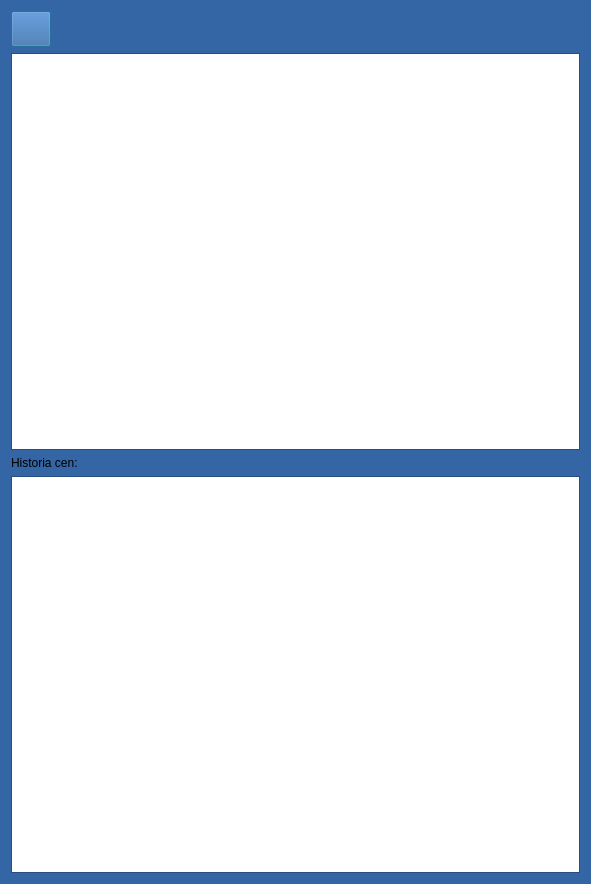
<?xml version="1.0" encoding="UTF-8"?>
<ui version="4.0">
 <class>skoryDialog</class>
 <widget class="QDialog" name="skoryDialog">
  <property name="geometry">
   <rect>
    <x>0</x>
    <y>0</y>
    <width>591</width>
    <height>884</height>
   </rect>
  </property>
  <property name="palette">
   <palette>
    <active>
     <colorrole role="WindowText">
      <brush brushstyle="SolidPattern">
       <color alpha="255">
        <red>0</red>
        <green>0</green>
        <blue>0</blue>
       </color>
      </brush>
     </colorrole>
     <colorrole role="Button">
      <brush brushstyle="SolidPattern">
       <color alpha="255">
        <red>52</red>
        <green>101</green>
        <blue>164</blue>
       </color>
      </brush>
     </colorrole>
     <colorrole role="Light">
      <brush brushstyle="SolidPattern">
       <color alpha="255">
        <red>78</red>
        <green>152</green>
        <blue>246</blue>
       </color>
      </brush>
     </colorrole>
     <colorrole role="Midlight">
      <brush brushstyle="SolidPattern">
       <color alpha="255">
        <red>65</red>
        <green>126</green>
        <blue>205</blue>
       </color>
      </brush>
     </colorrole>
     <colorrole role="Dark">
      <brush brushstyle="SolidPattern">
       <color alpha="255">
        <red>26</red>
        <green>50</green>
        <blue>82</blue>
       </color>
      </brush>
     </colorrole>
     <colorrole role="Mid">
      <brush brushstyle="SolidPattern">
       <color alpha="255">
        <red>34</red>
        <green>67</green>
        <blue>109</blue>
       </color>
      </brush>
     </colorrole>
     <colorrole role="Text">
      <brush brushstyle="SolidPattern">
       <color alpha="255">
        <red>0</red>
        <green>0</green>
        <blue>0</blue>
       </color>
      </brush>
     </colorrole>
     <colorrole role="BrightText">
      <brush brushstyle="SolidPattern">
       <color alpha="255">
        <red>255</red>
        <green>255</green>
        <blue>255</blue>
       </color>
      </brush>
     </colorrole>
     <colorrole role="ButtonText">
      <brush brushstyle="SolidPattern">
       <color alpha="255">
        <red>0</red>
        <green>0</green>
        <blue>0</blue>
       </color>
      </brush>
     </colorrole>
     <colorrole role="Base">
      <brush brushstyle="SolidPattern">
       <color alpha="255">
        <red>255</red>
        <green>255</green>
        <blue>255</blue>
       </color>
      </brush>
     </colorrole>
     <colorrole role="Window">
      <brush brushstyle="SolidPattern">
       <color alpha="255">
        <red>52</red>
        <green>101</green>
        <blue>164</blue>
       </color>
      </brush>
     </colorrole>
     <colorrole role="Shadow">
      <brush brushstyle="SolidPattern">
       <color alpha="255">
        <red>0</red>
        <green>0</green>
        <blue>0</blue>
       </color>
      </brush>
     </colorrole>
     <colorrole role="AlternateBase">
      <brush brushstyle="SolidPattern">
       <color alpha="255">
        <red>153</red>
        <green>178</green>
        <blue>209</blue>
       </color>
      </brush>
     </colorrole>
     <colorrole role="ToolTipBase">
      <brush brushstyle="SolidPattern">
       <color alpha="255">
        <red>255</red>
        <green>255</green>
        <blue>220</blue>
       </color>
      </brush>
     </colorrole>
     <colorrole role="ToolTipText">
      <brush brushstyle="SolidPattern">
       <color alpha="255">
        <red>0</red>
        <green>0</green>
        <blue>0</blue>
       </color>
      </brush>
     </colorrole>
    </active>
    <inactive>
     <colorrole role="WindowText">
      <brush brushstyle="SolidPattern">
       <color alpha="255">
        <red>0</red>
        <green>0</green>
        <blue>0</blue>
       </color>
      </brush>
     </colorrole>
     <colorrole role="Button">
      <brush brushstyle="SolidPattern">
       <color alpha="255">
        <red>52</red>
        <green>101</green>
        <blue>164</blue>
       </color>
      </brush>
     </colorrole>
     <colorrole role="Light">
      <brush brushstyle="SolidPattern">
       <color alpha="255">
        <red>78</red>
        <green>152</green>
        <blue>246</blue>
       </color>
      </brush>
     </colorrole>
     <colorrole role="Midlight">
      <brush brushstyle="SolidPattern">
       <color alpha="255">
        <red>65</red>
        <green>126</green>
        <blue>205</blue>
       </color>
      </brush>
     </colorrole>
     <colorrole role="Dark">
      <brush brushstyle="SolidPattern">
       <color alpha="255">
        <red>26</red>
        <green>50</green>
        <blue>82</blue>
       </color>
      </brush>
     </colorrole>
     <colorrole role="Mid">
      <brush brushstyle="SolidPattern">
       <color alpha="255">
        <red>34</red>
        <green>67</green>
        <blue>109</blue>
       </color>
      </brush>
     </colorrole>
     <colorrole role="Text">
      <brush brushstyle="SolidPattern">
       <color alpha="255">
        <red>0</red>
        <green>0</green>
        <blue>0</blue>
       </color>
      </brush>
     </colorrole>
     <colorrole role="BrightText">
      <brush brushstyle="SolidPattern">
       <color alpha="255">
        <red>255</red>
        <green>255</green>
        <blue>255</blue>
       </color>
      </brush>
     </colorrole>
     <colorrole role="ButtonText">
      <brush brushstyle="SolidPattern">
       <color alpha="255">
        <red>0</red>
        <green>0</green>
        <blue>0</blue>
       </color>
      </brush>
     </colorrole>
     <colorrole role="Base">
      <brush brushstyle="SolidPattern">
       <color alpha="255">
        <red>255</red>
        <green>255</green>
        <blue>255</blue>
       </color>
      </brush>
     </colorrole>
     <colorrole role="Window">
      <brush brushstyle="SolidPattern">
       <color alpha="255">
        <red>52</red>
        <green>101</green>
        <blue>164</blue>
       </color>
      </brush>
     </colorrole>
     <colorrole role="Shadow">
      <brush brushstyle="SolidPattern">
       <color alpha="255">
        <red>0</red>
        <green>0</green>
        <blue>0</blue>
       </color>
      </brush>
     </colorrole>
     <colorrole role="AlternateBase">
      <brush brushstyle="SolidPattern">
       <color alpha="255">
        <red>153</red>
        <green>178</green>
        <blue>209</blue>
       </color>
      </brush>
     </colorrole>
     <colorrole role="ToolTipBase">
      <brush brushstyle="SolidPattern">
       <color alpha="255">
        <red>255</red>
        <green>255</green>
        <blue>220</blue>
       </color>
      </brush>
     </colorrole>
     <colorrole role="ToolTipText">
      <brush brushstyle="SolidPattern">
       <color alpha="255">
        <red>0</red>
        <green>0</green>
        <blue>0</blue>
       </color>
      </brush>
     </colorrole>
    </inactive>
    <disabled>
     <colorrole role="WindowText">
      <brush brushstyle="SolidPattern">
       <color alpha="255">
        <red>26</red>
        <green>50</green>
        <blue>82</blue>
       </color>
      </brush>
     </colorrole>
     <colorrole role="Button">
      <brush brushstyle="SolidPattern">
       <color alpha="255">
        <red>52</red>
        <green>101</green>
        <blue>164</blue>
       </color>
      </brush>
     </colorrole>
     <colorrole role="Light">
      <brush brushstyle="SolidPattern">
       <color alpha="255">
        <red>78</red>
        <green>152</green>
        <blue>246</blue>
       </color>
      </brush>
     </colorrole>
     <colorrole role="Midlight">
      <brush brushstyle="SolidPattern">
       <color alpha="255">
        <red>65</red>
        <green>126</green>
        <blue>205</blue>
       </color>
      </brush>
     </colorrole>
     <colorrole role="Dark">
      <brush brushstyle="SolidPattern">
       <color alpha="255">
        <red>26</red>
        <green>50</green>
        <blue>82</blue>
       </color>
      </brush>
     </colorrole>
     <colorrole role="Mid">
      <brush brushstyle="SolidPattern">
       <color alpha="255">
        <red>34</red>
        <green>67</green>
        <blue>109</blue>
       </color>
      </brush>
     </colorrole>
     <colorrole role="Text">
      <brush brushstyle="SolidPattern">
       <color alpha="255">
        <red>26</red>
        <green>50</green>
        <blue>82</blue>
       </color>
      </brush>
     </colorrole>
     <colorrole role="BrightText">
      <brush brushstyle="SolidPattern">
       <color alpha="255">
        <red>255</red>
        <green>255</green>
        <blue>255</blue>
       </color>
      </brush>
     </colorrole>
     <colorrole role="ButtonText">
      <brush brushstyle="SolidPattern">
       <color alpha="255">
        <red>26</red>
        <green>50</green>
        <blue>82</blue>
       </color>
      </brush>
     </colorrole>
     <colorrole role="Base">
      <brush brushstyle="SolidPattern">
       <color alpha="255">
        <red>52</red>
        <green>101</green>
        <blue>164</blue>
       </color>
      </brush>
     </colorrole>
     <colorrole role="Window">
      <brush brushstyle="SolidPattern">
       <color alpha="255">
        <red>52</red>
        <green>101</green>
        <blue>164</blue>
       </color>
      </brush>
     </colorrole>
     <colorrole role="Shadow">
      <brush brushstyle="SolidPattern">
       <color alpha="255">
        <red>0</red>
        <green>0</green>
        <blue>0</blue>
       </color>
      </brush>
     </colorrole>
     <colorrole role="AlternateBase">
      <brush brushstyle="SolidPattern">
       <color alpha="255">
        <red>52</red>
        <green>101</green>
        <blue>164</blue>
       </color>
      </brush>
     </colorrole>
     <colorrole role="ToolTipBase">
      <brush brushstyle="SolidPattern">
       <color alpha="255">
        <red>255</red>
        <green>255</green>
        <blue>220</blue>
       </color>
      </brush>
     </colorrole>
     <colorrole role="ToolTipText">
      <brush brushstyle="SolidPattern">
       <color alpha="255">
        <red>0</red>
        <green>0</green>
        <blue>0</blue>
       </color>
      </brush>
     </colorrole>
    </disabled>
   </palette>
  </property>
  <property name="windowTitle">
   <string>Skóry</string>
  </property>
  <layout class="QVBoxLayout" name="verticalLayout">
   <item>
    <layout class="QHBoxLayout" name="horizontalLayout">
     <item>
      <widget class="QPushButton" name="pushButton_2">
       <property name="sizePolicy">
        <sizepolicy hsizetype="Minimum" vsizetype="Minimum">
         <horstretch>0</horstretch>
         <verstretch>0</verstretch>
        </sizepolicy>
       </property>
       <property name="minimumSize">
        <size>
         <width>36</width>
         <height>36</height>
        </size>
       </property>
       <property name="toolTip">
        <string>Dodaj skórę</string>
       </property>
       <property name="text">
        <string/>
       </property>
       <property name="icon">
        <iconset resource="zasoby.qrc">
         <normaloff>:/zasoby/add.png</normaloff>:/zasoby/add.png</iconset>
       </property>
       <property name="iconSize">
        <size>
         <width>26</width>
         <height>26</height>
        </size>
       </property>
      </widget>
     </item>
     <item>
      <spacer name="horizontalSpacer">
       <property name="orientation">
        <enum>Qt::Horizontal</enum>
       </property>
       <property name="sizeHint" stdset="0">
        <size>
         <width>40</width>
         <height>20</height>
        </size>
       </property>
      </spacer>
     </item>
    </layout>
   </item>
   <item>
    <widget class="QTableView" name="tableViewKlienci">
     <property name="alternatingRowColors">
      <bool>true</bool>
     </property>
     <property name="selectionMode">
      <enum>QAbstractItemView::SingleSelection</enum>
     </property>
     <property name="selectionBehavior">
      <enum>QAbstractItemView::SelectRows</enum>
     </property>
    </widget>
   </item>
   <item>
    <widget class="QLabel" name="label">
     <property name="text">
      <string>Historia cen:</string>
     </property>
    </widget>
   </item>
   <item>
    <widget class="QTableView" name="tableViewCeny">
     <property name="editTriggers">
      <set>QAbstractItemView::NoEditTriggers</set>
     </property>
     <property name="alternatingRowColors">
      <bool>true</bool>
     </property>
     <property name="selectionMode">
      <enum>QAbstractItemView::SingleSelection</enum>
     </property>
     <property name="selectionBehavior">
      <enum>QAbstractItemView::SelectRows</enum>
     </property>
     <attribute name="horizontalHeaderStretchLastSection">
      <bool>true</bool>
     </attribute>
    </widget>
   </item>
  </layout>
 </widget>
 <resources>
  <include location="zasoby.qrc"/>
 </resources>
 <connections/>
</ui>
